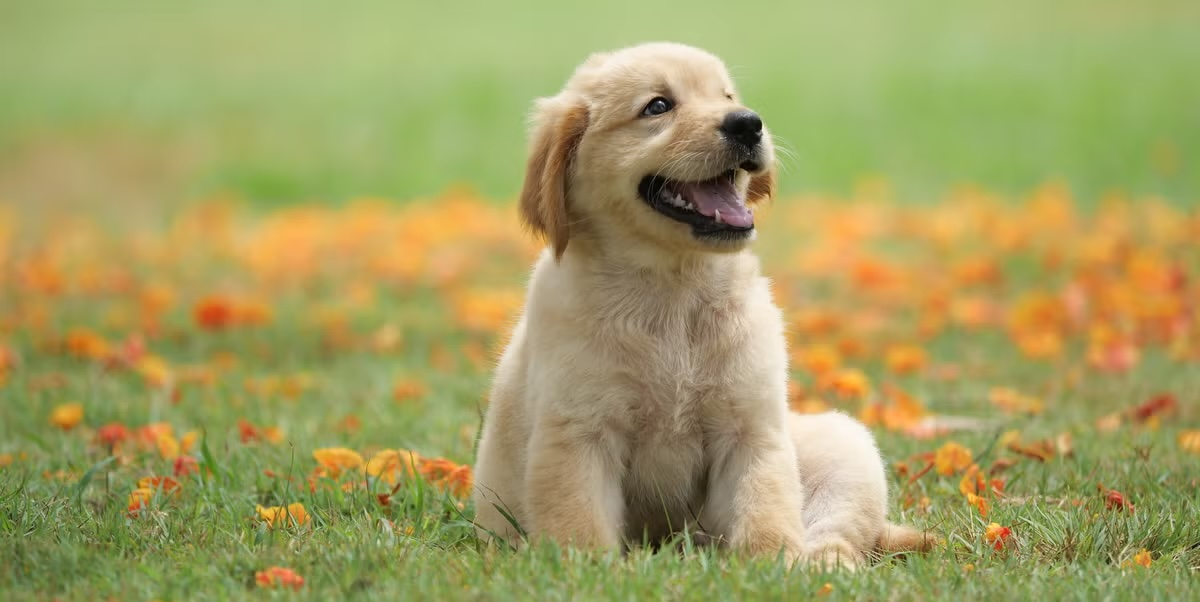
#> input picture Data/Dog.jpg, 1200 x 602 px
$ jupyter execute experiment-2.ipynb
#> lines starting #> are read from the running program, lines starting #| are printed output that depends on the picture
[cell 1]
import numpy as np
import cv2
import matplotlib.pyplot as plt

[cell 2]
image = cv2.cvtColor(cv2.imread("../Data/Dog.jpg"), cv2.COLOR_BGR2GRAY)
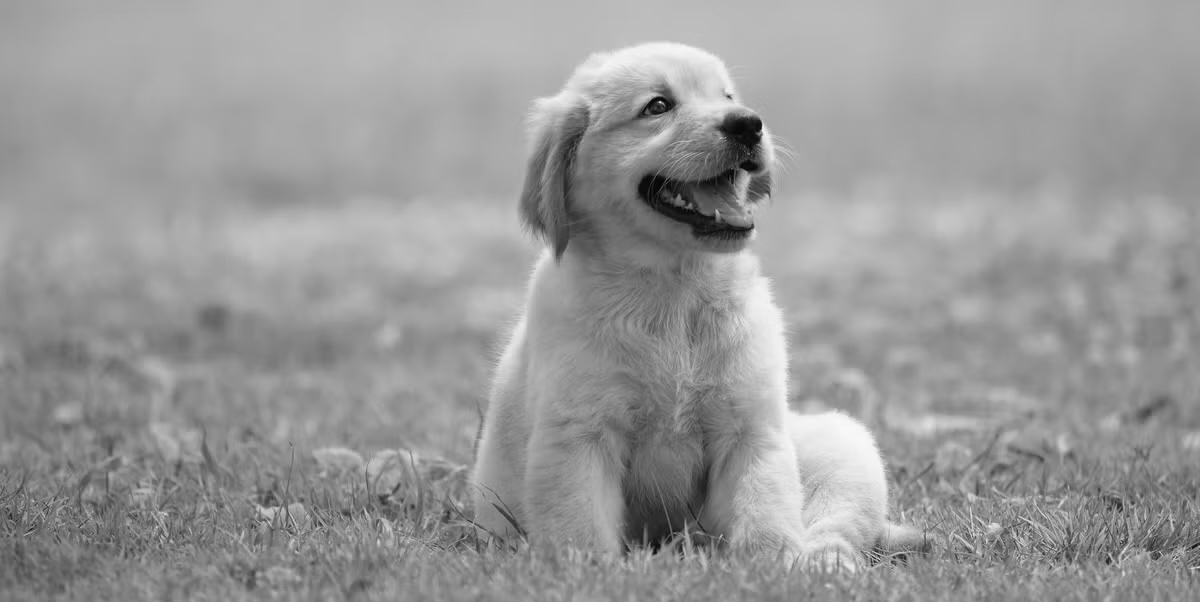
#> image: shape (602, 1200); min 1, max 251, mean 153.1
plt.figure(figsize=(6, 5))
plt.imshow(image, cmap="gray")
plt.title("Original Grayscale Image", fontsize=14)
plt.axis("off")
plt.show()

[cell 3]
def add_salt_pepper_noise(image, probability = 0.3):
    noisy = image.copy()

    random = np.random.rand(*image.shape)

    noisy[random < probability / 2] = 0
    noisy[random > 1 - probability / 2] = 255

    return noisy

[cell 4]
probabilities = [0.1, 0.2, 0.3, 0.4, 0.5]

fig, axes = plt.subplots(1, len(probabilities), figsize=(18, 4))
fig.suptitle("Salt & Pepper Noise with Varying Probabilities (0.1 to 0.5)", fontsize=16, fontweight="bold")

for i, p in enumerate(probabilities):
    noisy_img = add_salt_pepper_noise(image, probability=p)
    axes[i].imshow(noisy_img, cmap="gray")
    axes[i].set_title(f"Probability: {p}", fontsize=12)
    axes[i].axis("off")
#> this loop made 5 passes
#> pass 1, `noisy_img = add_salt_pepper_noise(image, probability=p)`:
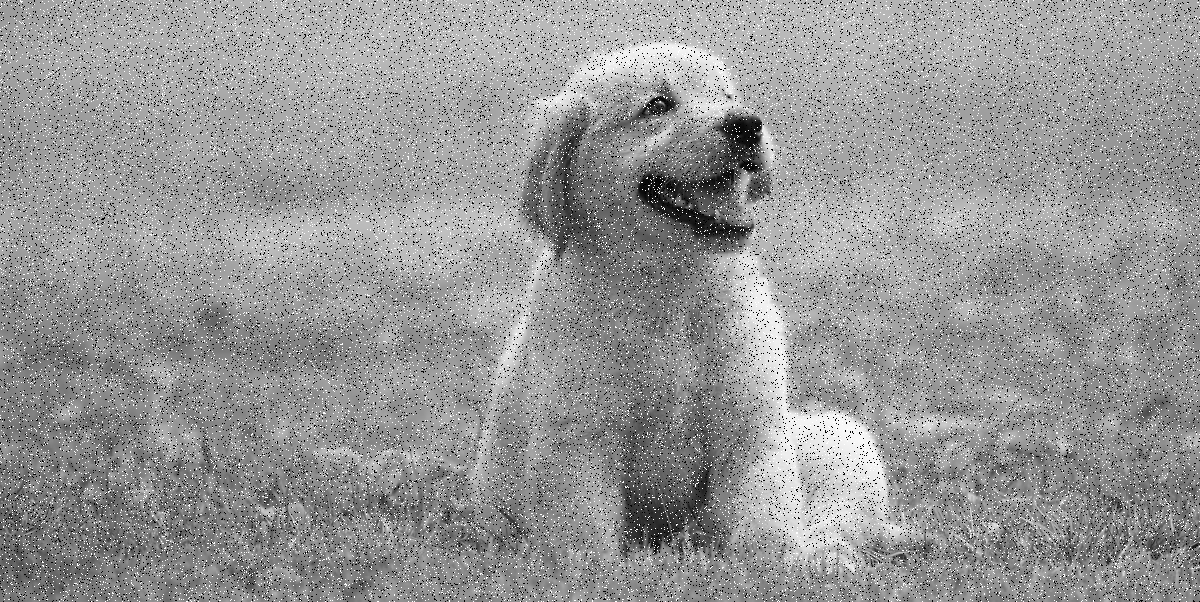
#> noisy_img: shape (602, 1200); min 0, max 255, mean 150.6
#> pass 2, `noisy_img = add_salt_pepper_noise(image, probability=p)`:
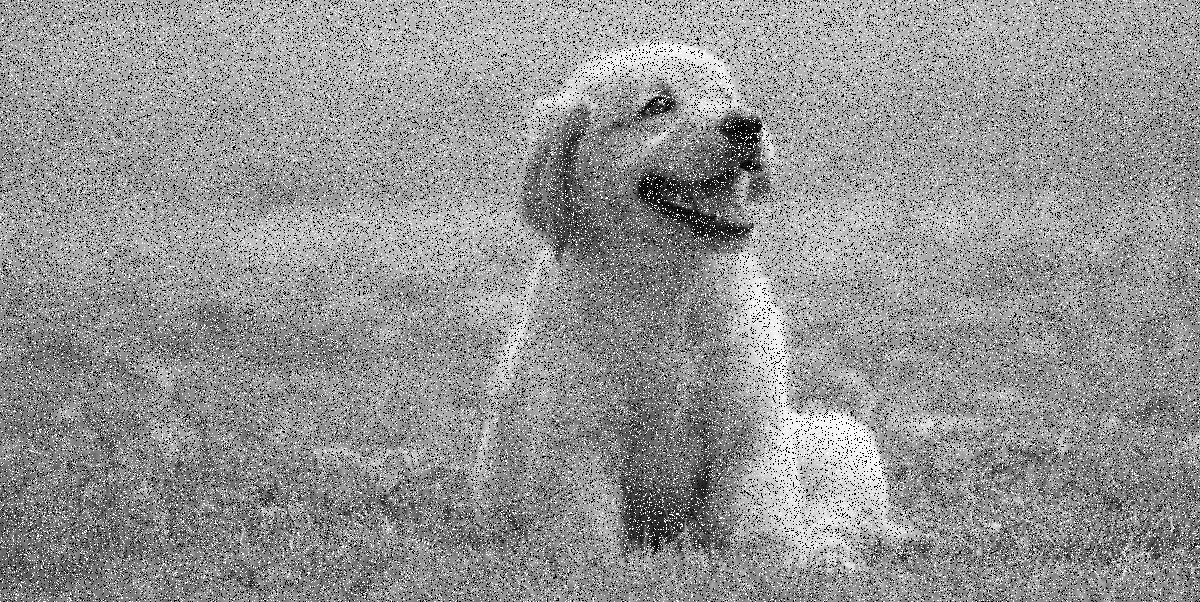
#> noisy_img: shape (602, 1200); min 0, max 255, mean 148.1
#> pass 3, `noisy_img = add_salt_pepper_noise(image, probability=p)`:
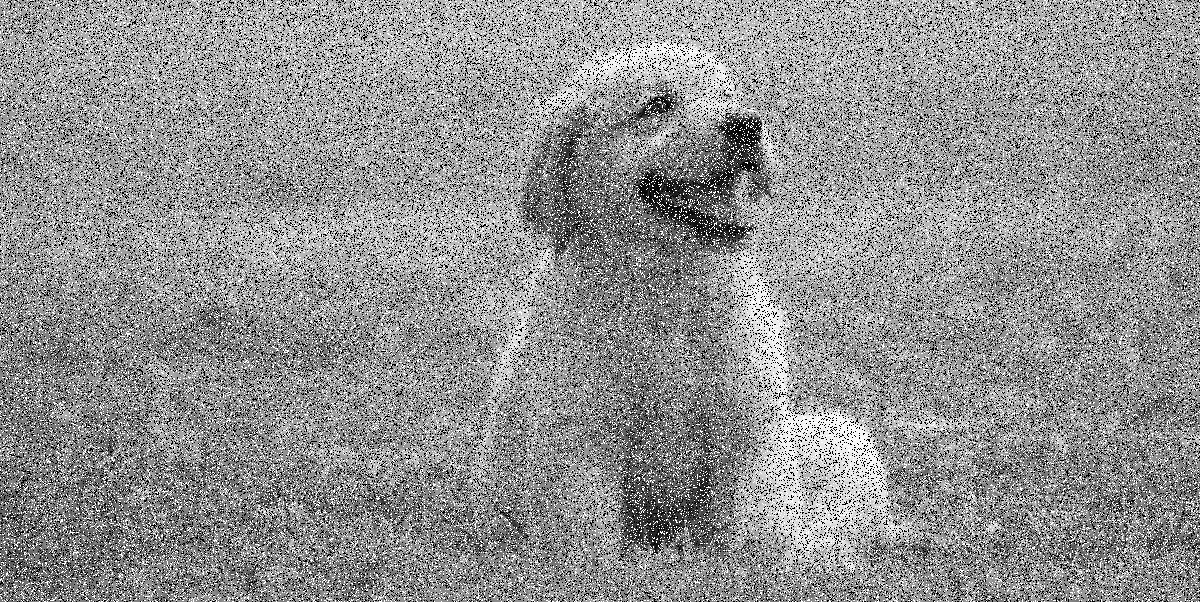
#> noisy_img: shape (602, 1200); min 0, max 255, mean 145.4

plt.tight_layout()
plt.show()
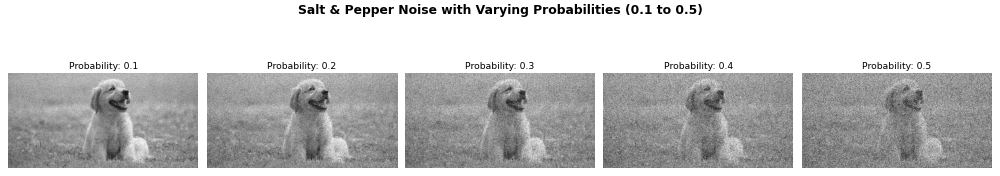
#> figure drawn by matplotlib, 5 panels

$ run again, with Data/Cat.jpg copied over Data/Dog.jpg
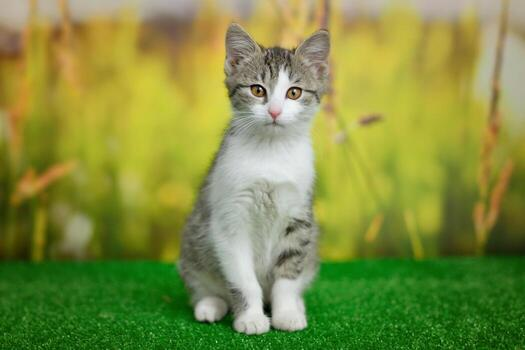
#> input picture Data/Cat.jpg, 525 x 350 px
#> `image = cv2.cvtColor(cv2.imread("../Data/Dog.jpg"), cv2.COLOR_BGR2GRAY)`:
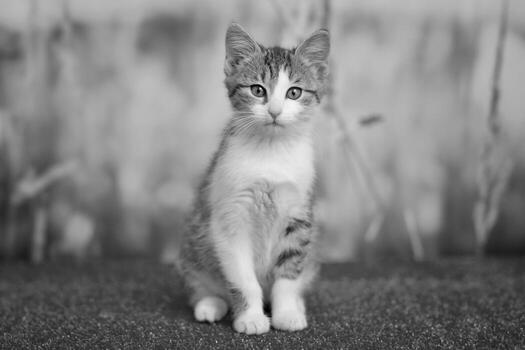
#> image: shape (350, 525); min 0, max 249, mean 130
#> the loop `for i, p in enumerate(probabilities):` made 5 passes
#> pass 3, `noisy_img = add_salt_pepper_noise(image, probability=p)`:
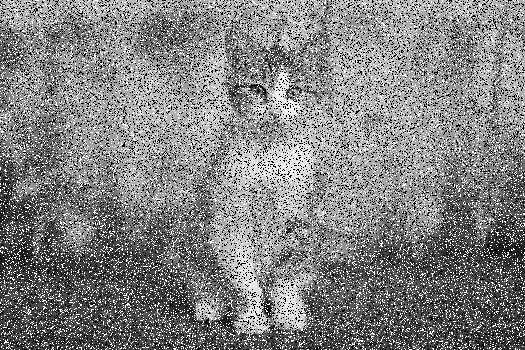
#> noisy_img: shape (350, 525); min 0, max 255, mean 129.3
